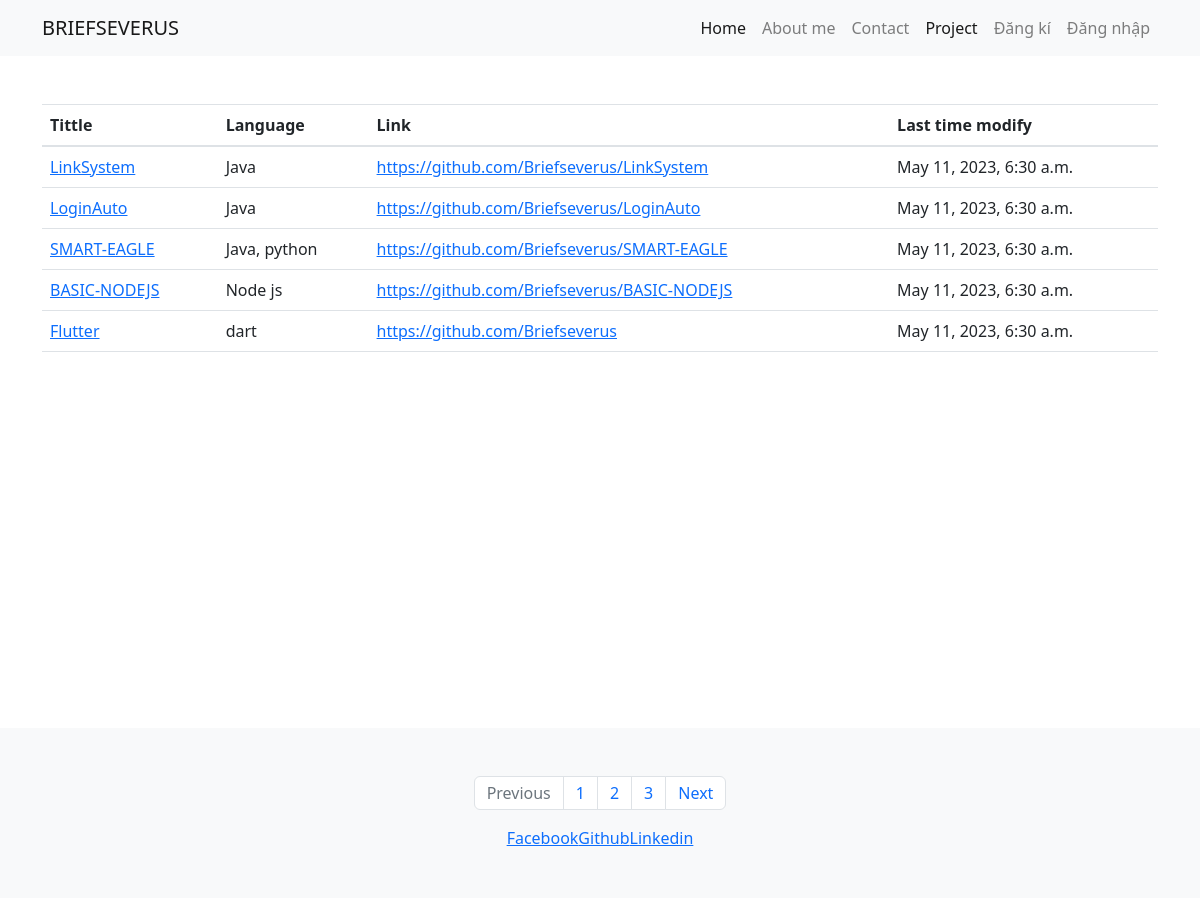
/projects/, run on the app's committed database.
### project/models.py (models this page shows)
class pro(models.Model):
    title = models.CharField(max_length=100)
    body = models.TextField()
    language = models.TextField()
    link = models.TextField()
    imgLink = models.CharField(max_length=2550, default='default-image.jpg')
    date = models.DateTimeField(auto_now_add=True)

### project/views.py (the view)
# urls.py: path('', views.list),
def list(request):
    Data = {'Pro': pro.objects.all().order_by('language')}
    return render(request, 'projects.html', Data)

### project/templates/projects.html (shortened to what this page needs)
{% extends "pages/base.html" %}
 {% load static %}
{% block content %}
<div class="container mt-5">
<table class="table">
  <thead>
    <tr>
      <th scope="col">Tittle</th>
      <th scope="col">Language</th>
      <th scope="col">Link</th>
      <th scope="col">Last time modify</th>
    </tr>
  </thead>
  <tbody>
  {% for pro in Pro %}
    <tr>
      <td> <a href="{{pro.id}}" class="card-link">{{pro.title}}</a></td>
      <td>{{pro.language}}</td>
      <td> <a href="{{pro.link}}" class="card-link">{{pro.link}}</a></td>
      <td>{{pro.date}}</td>
    </tr>
  {% endfor %}
  </tbody>
</table>
</div>
<br><br><br><br><br><br><br><br><br><br><br><br><br><br><br>
{% endblock %}

### data on the page
pro: title "LinkSystem", language "Java", link "https://github.com/Briefseverus/LinkSystem", date "May 11, 2023, 6:30 a.m."
pro: title "LoginAuto", language "Java", link "https://github.com/Briefseverus/LoginAuto", date "May 11, 2023, 6:30 a.m."
pro: title "SMART-EAGLE", language "Java, python", link "https://github.com/Briefseverus/SMART-EAGLE", date "May 11, 2023, 6:30 a.m."
pro: title "BASIC-NODEJS", language "Node js", link "https://github.com/Briefseverus/BASIC-NODEJS", date "May 11, 2023, 6:30 a.m."
pro: title "Flutter", language "dart", link "https://github.com/Briefseverus", date "May 11, 2023, 6:30 a.m."
